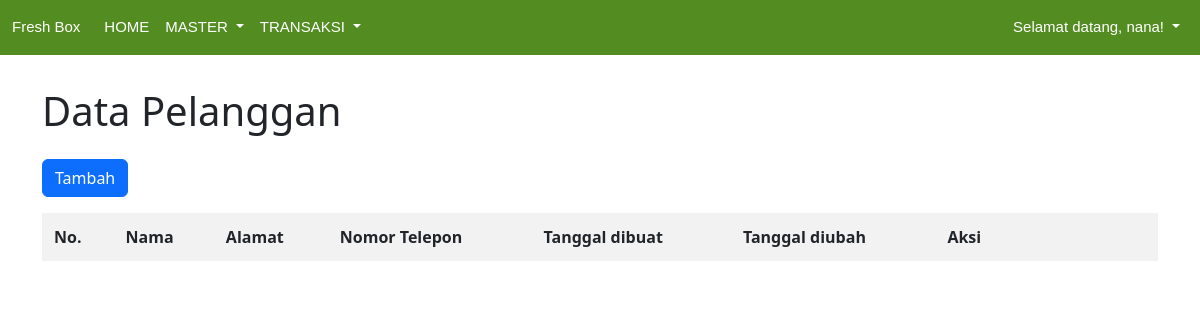
The page /pelanggan.php (signed in) on the database as committed earlier.
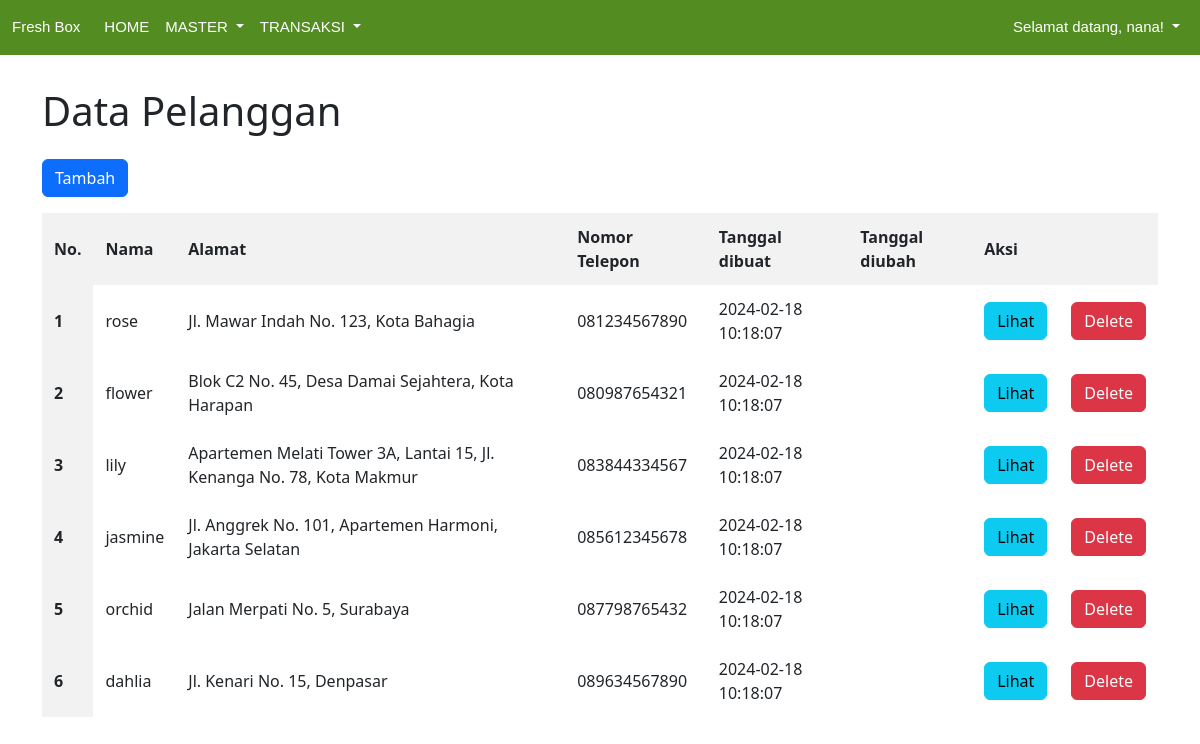
The same page on the database as committed later.
### tables this page shows
CREATE TABLE `pelanggan` (
  `id` int(10) UNSIGNED NOT NULL,
  `nama` varchar(255) NOT NULL,
  `alamat` text NOT NULL,
  `nomor_telepon` varchar(15) NOT NULL,
  `created_at` timestamp NOT NULL DEFAULT current_timestamp(),
  `updated_at` timestamp NULL DEFAULT NULL ON UPDATE current_timestamp()
);

### pelanggan.php (the view, shortened to what this page needs)
<!DOCTYPE html>
<html>
<head>
</head>
<body>
    <?php include "menu.php"; ?>
    <?php
    require "koneksi.php";
    $sql = "SELECT * FROM pelanggan";
    $query = mysqli_query($koneksi, $sql);
    ?>
    <div class="container">
        <h1 class="heading mb-4">Data Pelanggan</h1>
        <form action="new-pelanggan.php" method="GET">
            <button type="submit" class="btn btn-primary mb-3">Tambah</button>
        </form>
        <table>
            <thead>
                <tr>
                    <th scope="col">No.</th>
                    <th scope="col">Nama</th>
                    <th scope="col">Alamat</th>
                    <th scope="col">Nomor Telepon</th>
                    <th scope="col">Tanggal dibuat</th>
                    <th scope="col">Tanggal diubah</th>
                    <th colspan="2" class="table-actions" scope="col">Aksi</th>
                </tr>
            </thead>
            <tbody>
                <?php $i = 1; ?>
                <?php while ($pelanggan = mysqli_fetch_array($query)) : ?>
                    <tr>
                        <th scope="row"><?= $i ?></th>
                        <td><?= $pelanggan["nama"] ?></td>
                        <td><?= $pelanggan["alamat"] ?></td>
                        <td><?= $pelanggan["nomor_telepon"] ?></td>
                        <td><?= $pelanggan["created_at"] ?></td>
                        <td><?= $pelanggan["updated_at"] ?></td>
                        <td>
                            <form action="read-pelanggan.php" method="GET">
                                <button type="submit" class="btn btn-info">Lihat</button>
                            </form>
                        </td>
                        <td>
                            <form action="delete-pelanggan.php" method="POST" onsubmit="return konfirmasi(this)">
                                <button type="submit" class="btn btn-danger">Delete</button>
                            </form>
                        </td>
                    </tr>
                    <?php $i++; ?>
                <?php endwhile ?>
            </tbody>
        </table>
    </div>
</body>
</html>

Rows that differ between the two databases and show on the page:
added pelanggan: nama "rose", alamat "Jl. Mawar Indah No. 123, Kota Bahagia", nomor_telepon "081234567890", created_at "2024-02-18 10:18:07"
added pelanggan: nama "flower", alamat "Blok C2 No. 45, Desa Damai Sejahtera, Kota Harapan", nomor_telepon "080987654321", created_at "2024-02-18 10:18:07"
added pelanggan: nama "lily", alamat "Apartemen Melati Tower 3A, Lantai 15, Jl. Kenanga No. 78, Kota Makmur", nomor_telepon "083844334567", created_at "2024-02-18 10:18:07"
added pelanggan: nama "jasmine", alamat "Jl. Anggrek No. 101, Apartemen Harmoni, Jakarta Selatan", nomor_telepon "085612345678", created_at "2024-02-18 10:18:07"
added pelanggan: nama "orchid", alamat "Jalan Merpati No. 5, Surabaya", nomor_telepon "087798765432", created_at "2024-02-18 10:18:07"
added pelanggan: nama "dahlia", alamat "Jl. Kenari No. 15, Denpasar", nomor_telepon "089634567890", created_at "2024-02-18 10:18:07"
